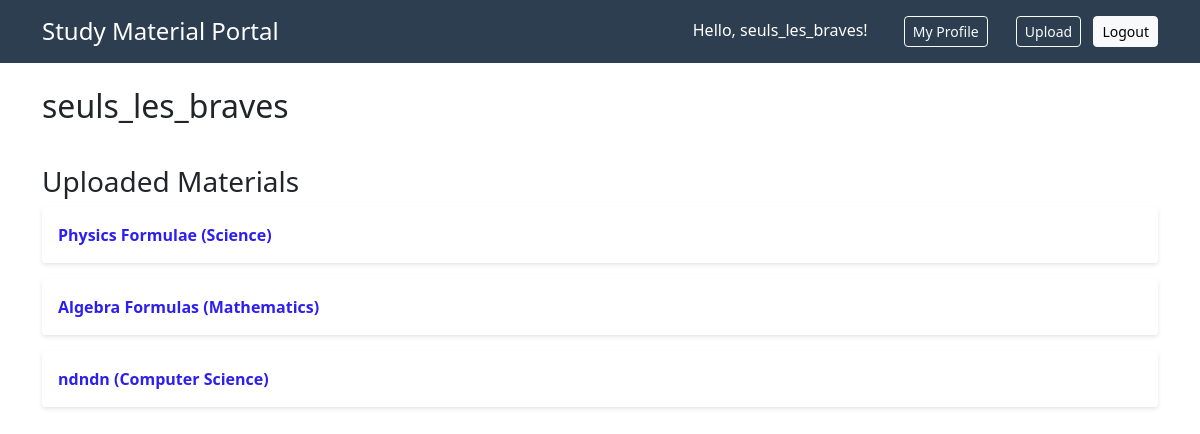
The page /user/seuls_les_braves/ (signed in) on the database its author committed.
### materials/models.py (models this page shows, shortened)
class User(AbstractUser):
    bio = models.TextField(blank=True)
    institution = models.CharField(max_length=100, blank=True)
    profile_picture = models.ImageField(upload_to='profile_pics/', blank=True)

class StudyMaterial(models.Model):
    title = models.CharField(max_length=200)
    description = models.TextField()
    file = models.FileField(upload_to='materials/')
    category = models.ForeignKey(Category, on_delete=models.CASCADE)
    uploaded_by = models.ForeignKey(settings.AUTH_USER_MODEL, on_delete=models.CASCADE)
    upload_date = models.DateTimeField(auto_now_add=True)
    approved = models.BooleanField(default=False)
    preview_image = models.ImageField(upload_to='previews/', blank=True)
    class Meta:
        indexes = [
            models.Index(fields=['approved', 'upload_date']),
            models.Index(fields=['title']),
            models.Index(fields=['category']),
        ]

class Category(models.Model):
    name = models.CharField(max_length=200, unique=True)
    def __str__(self):
        return self.name
    class Meta:
        verbose_name_plural = "Categories"

### materials/views.py (the view)
# urls.py: path('user/<str:username>/', views.profile, name='user-profile'),
@login_required
def profile(request, username):
    user = get_object_or_404(User, username=username)
    user_materials = StudyMaterial.objects.filter(uploaded_by=user, approved=True)
    return render(request, 'materials/profile.html', {
        'profile_user': user,
        'materials': user_materials
    })

### materials/templates/materials/profile.html (shortened to what this page needs)
{% extends 'materials/base.html' %}
{% block content %}
<div class="profile-header">
    <h2>{{profile_user.username}}</h2>
</div>
<h3>Uploaded Materials</h3>
<ul class="material-list">
    {% for material in materials %}
        <li class="material-item">
            <a href="{% url 'material-detail' material.pk %}">
                {{ material.title }} ({{ material.category }})
            </a>
        </li>
    {% empty %}
        <p>No materials uploaded yet.</p>
    {% endfor %}
</ul>
{% endblock %}

### materials/templates/materials/base.html (shortened to what this page needs)
<!DOCTYPE html>
<html lang="en">
<head>
    {% load static %}
    <link rel="stylesheet" href="{% static 'css/style.css' %}">
    <link href="https://cdn.jsdelivr.net/npm/bootstrap@5.3.0/dist/css/bootstrap.min.css" rel="stylesheet">
</head>
<body>
    <header class="btn-light text-white p-3">
        <div class="container d-flex justify-content-between align-items-center">
            <h1 class="h4 mb-0">
                <a class="text-white text-decoration-none" href="/">Study Material Portal</a>
            </h1>
            <nav>
                {% if user.is_authenticated %}
                    <span class="me-3">Hello, {{ user.username }}!</span>
                    <a class="btn btn-outline-light btn-sm me-2" href="{% url 'user-profile' user.username %}">My Profile</a>
                    <a class="btn btn-outline-light btn-sm me-2" href="{% url 'material-upload' %}">Upload</a>
                    <form method="post" action="{% url 'logout' %}" class="d-inline">
                        <button type="submit" class="btn btn-light btn-sm">Logout</button>
                    </form>
                {% else %}
                    <a class="btn btn-light btn-sm me-2" href="{% url 'login' %}">Login</a>
                    <a class="btn btn-warning btn-sm" href="{% url 'signup' %}">Signup</a>
                {% endif %}
            </nav>
        </div>
    </header>
    <main class="container mt-4">
        {% block content %}
        {% endblock %}
    </main>
</body>
</html>

### materials/static/css/style.css (style rules this page uses)
body { font-family: 'Segoe UI', Tahoma, Geneva, Verdana, sans-serif; line-height: 1.6; margin: 0; padding: 0; color: #333; background-color: white; }
header { background: #2c3e50; color: white; padding: 1rem 2rem; display: flex; justify-content: space-between; align-items: center; }
nav a { color: white; margin-left: 1rem; text-decoration: none; }
.material-list { list-style: none; padding: 0; }
.material-item { background: white; margin-bottom: 1rem; padding: 1rem; border-radius: 4px; box-shadow: 0 2px 4px rgba(0,0,0,0.1); }
.material-item a { color: #2d20ef; font-weight: bold; text-decoration: none; }
.profile-header { display: flex; align-items: center; gap: 2rem; margin-bottom: 2rem; }

### rows shown on the page
User: username "seuls_les_braves"
StudyMaterial: title "Physics Formulae", category "Science"
StudyMaterial: title "Algebra Formulas", category "Mathematics"
StudyMaterial: title "ndndn", category "Computer Science"
